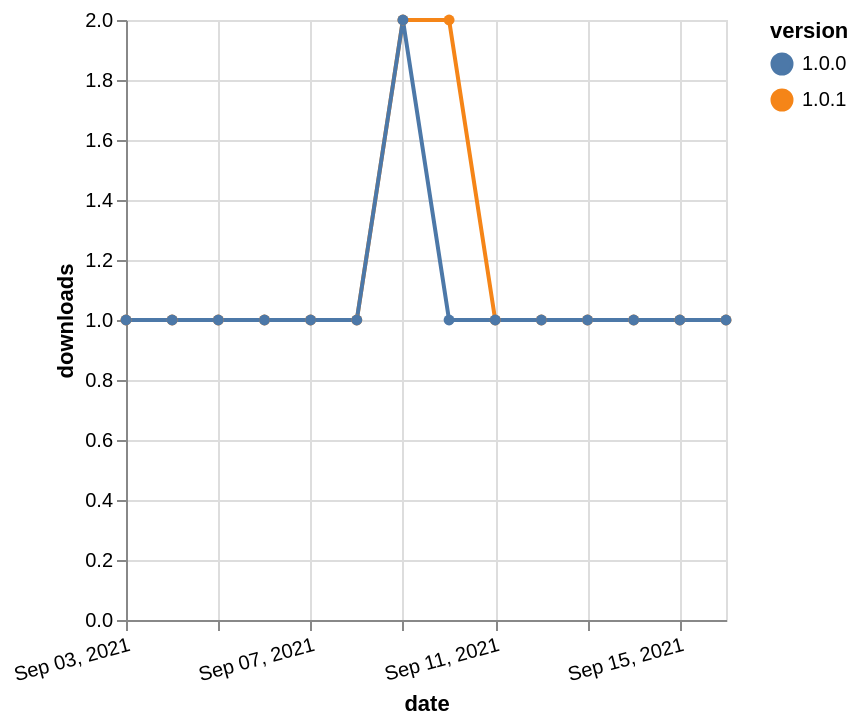

Express this chart as Vega-Lite.
### Vega-Lite specification from a JSON file in a GitHub repository (floating-point values rounded to 4 significant figures)
{"$schema": "https://vega.github.io/schema/vega-lite/v5.json", "description": "A simple bar chart with embedded data.", "data": {"values": [{"date": "2021-09-03", "total": 175, "delta": 1, "version": "1.0.1"}, {"date": "2021-09-04", "total": 176, "delta": 1, "version": "1.0.1"}, {"date": "2021-09-05", "total": 177, "delta": 1, "version": "1.0.1"}, {"date": "2021-09-06", "total": 178, "delta": 1, "version": "1.0.1"}, {"date": "2021-09-07", "total": 179, "delta": 1, "version": "1.0.1"}, {"date": "2021-09-08", "total": 180, "delta": 1, "version": "1.0.1"}, {"date": "2021-09-09", "total": 182, "delta": 2, "version": "1.0.1"}, {"date": "2021-09-10", "total": 184, "delta": 2, "version": "1.0.1"}, {"date": "2021-09-11", "total": 185, "delta": 1, "version": "1.0.1"}, {"date": "2021-09-12", "total": 186, "delta": 1, "version": "1.0.1"}, {"date": "2021-09-13", "total": 187, "delta": 1, "version": "1.0.1"}, {"date": "2021-09-14", "total": 188, "delta": 1, "version": "1.0.1"}, {"date": "2021-09-15", "total": 189, "delta": 1, "version": "1.0.1"}, {"date": "2021-09-16", "total": 190, "delta": 1, "version": "1.0.1"}, {"date": "2021-09-03", "total": 171, "delta": 1, "version": "1.0.0"}, {"date": "2021-09-04", "total": 172, "delta": 1, "version": "1.0.0"}, {"date": "2021-09-05", "total": 173, "delta": 1, "version": "1.0.0"}, {"date": "2021-09-06", "total": 174, "delta": 1, "version": "1.0.0"}, {"date": "2021-09-07", "total": 175, "delta": 1, "version": "1.0.0"}, {"date": "2021-09-08", "total": 176, "delta": 1, "version": "1.0.0"}, {"date": "2021-09-09", "total": 178, "delta": 2, "version": "1.0.0"}, {"date": "2021-09-10", "total": 179, "delta": 1, "version": "1.0.0"}, {"date": "2021-09-11", "total": 180, "delta": 1, "version": "1.0.0"}, {"date": "2021-09-12", "total": 181, "delta": 1, "version": "1.0.0"}, {"date": "2021-09-13", "total": 182, "delta": 1, "version": "1.0.0"}, {"date": "2021-09-14", "total": 183, "delta": 1, "version": "1.0.0"}, {"date": "2021-09-15", "total": 184, "delta": 1, "version": "1.0.0"}, {"date": "2021-09-16", "total": 185, "delta": 1, "version": "1.0.0"}]}, "width": "container", "mark": {"type": "line", "point": {"filled": true}}, "encoding": {"x": {"field": "date", "type": "temporal", "timeUnit": "yearmonthdate", "title": "date", "axis": {"labelAngle": -15}}, "y": {"field": "delta", "type": "quantitative", "title": "downloads"}, "color": {"field": "version", "type": "nominal"}, "tooltip": {"field": "delta"}}}
